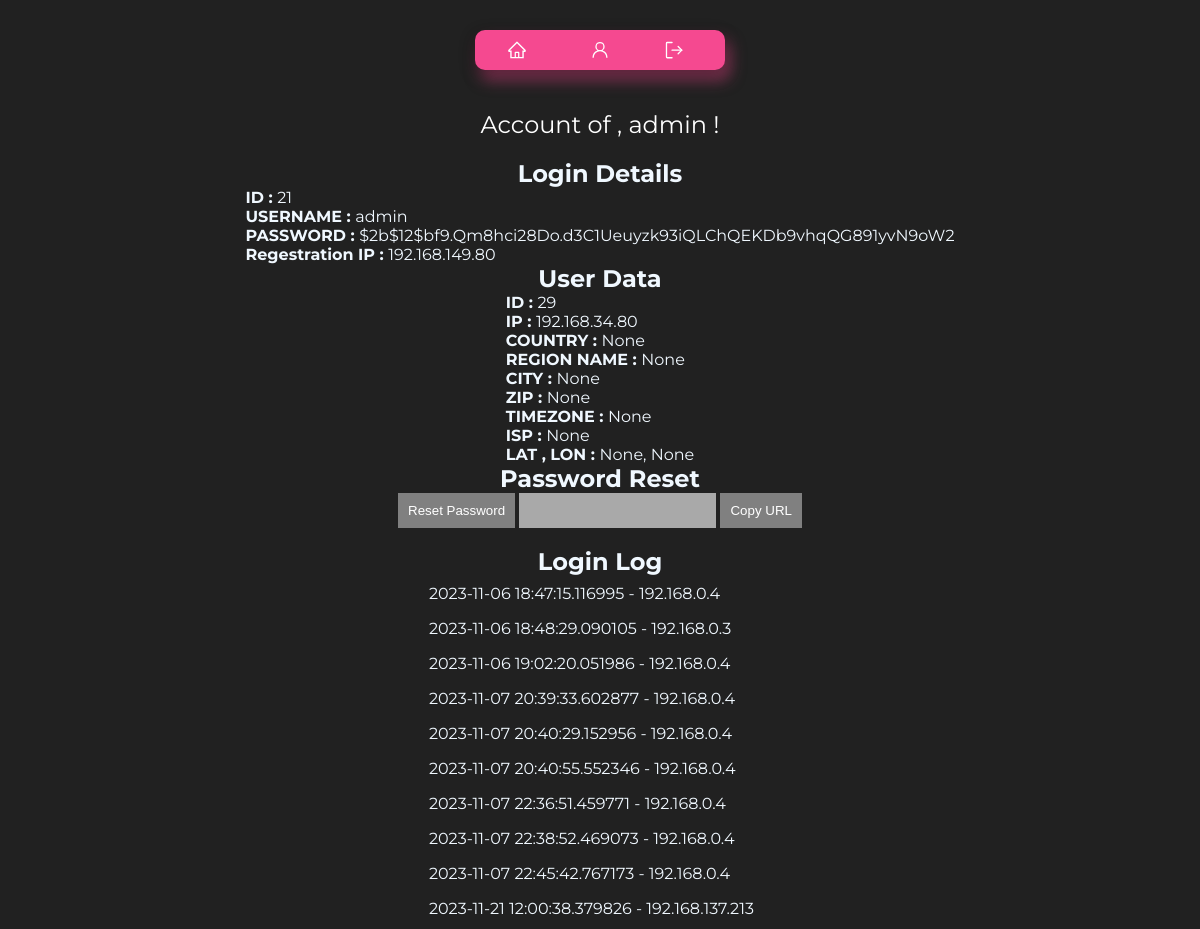
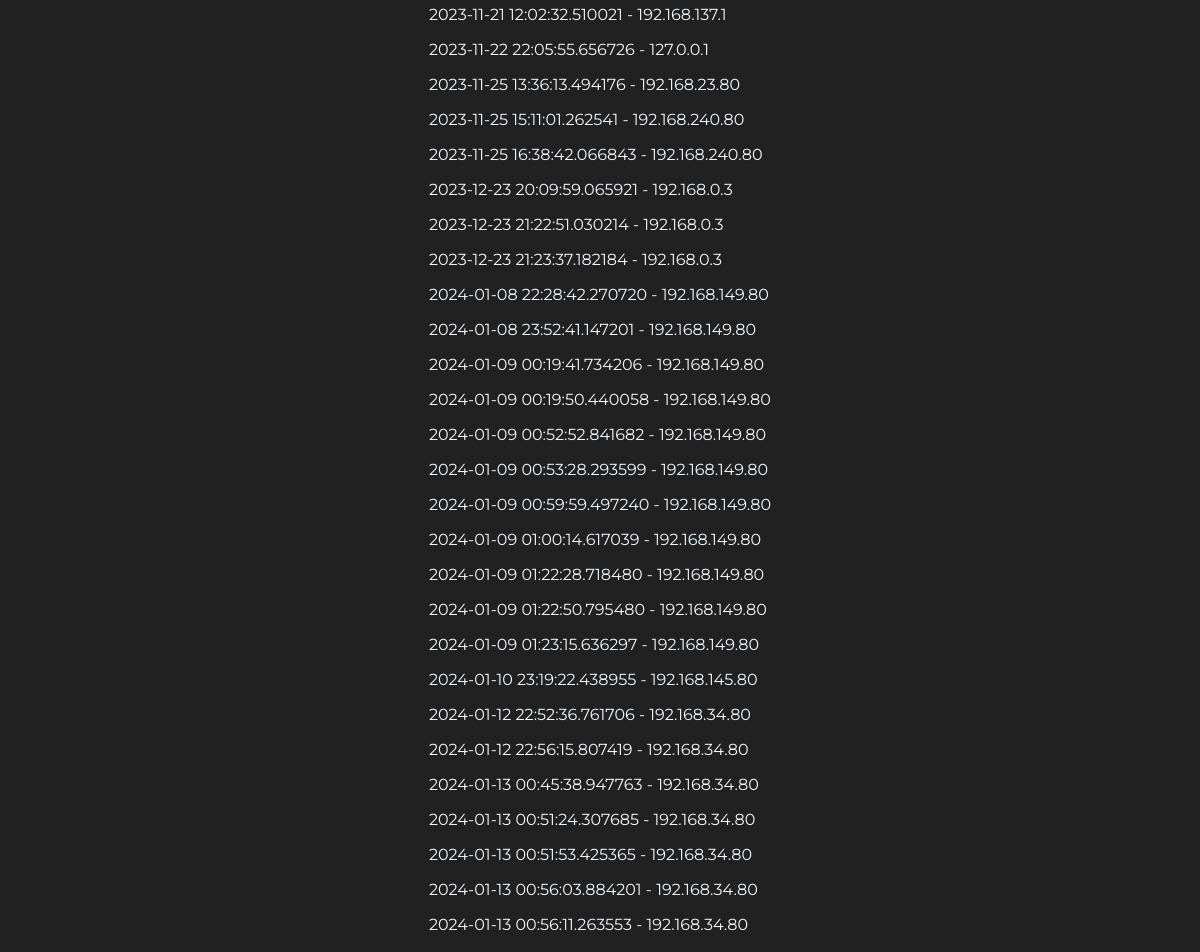
/admin (signed in), run on an earlier commit of the app's database (2 pictures, top to bottom).
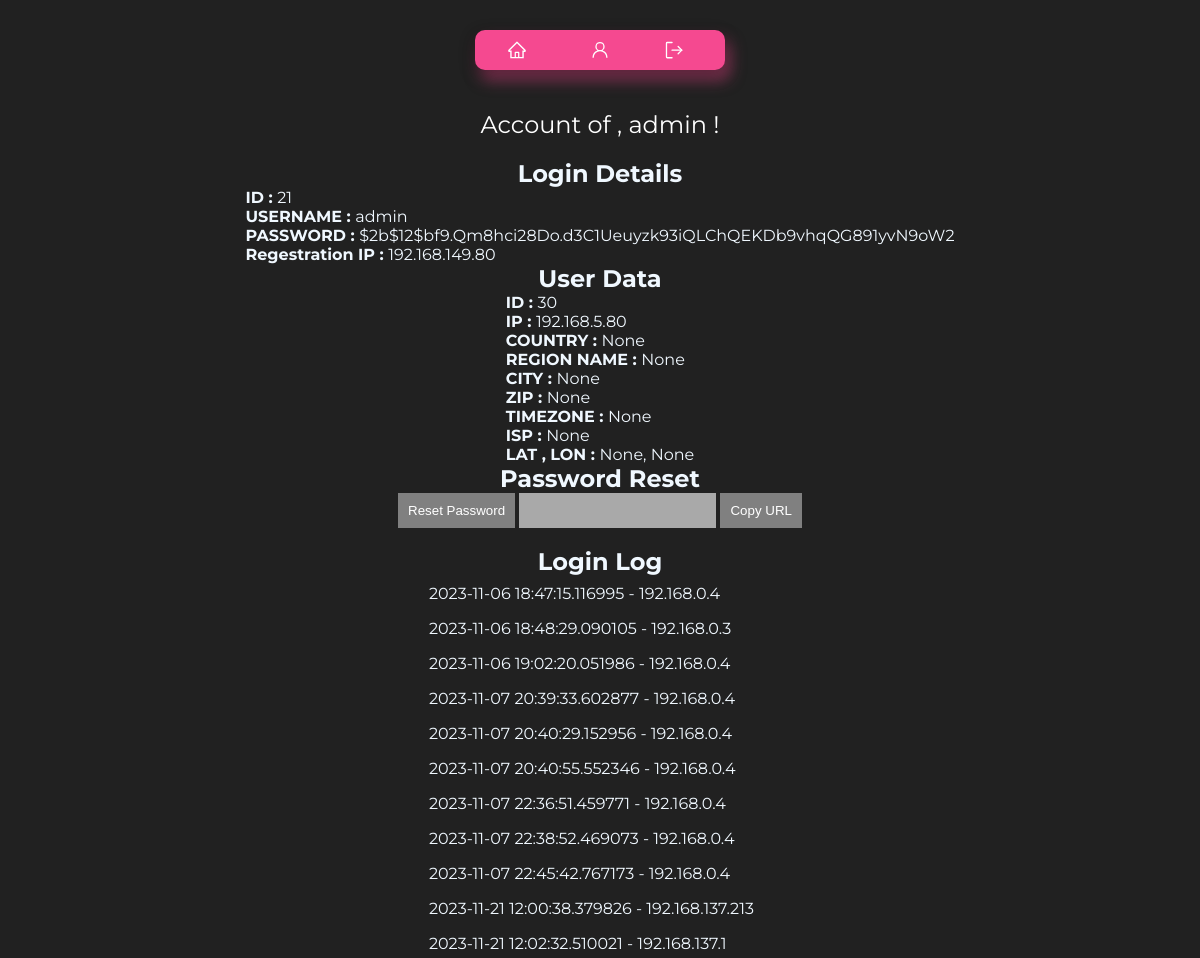
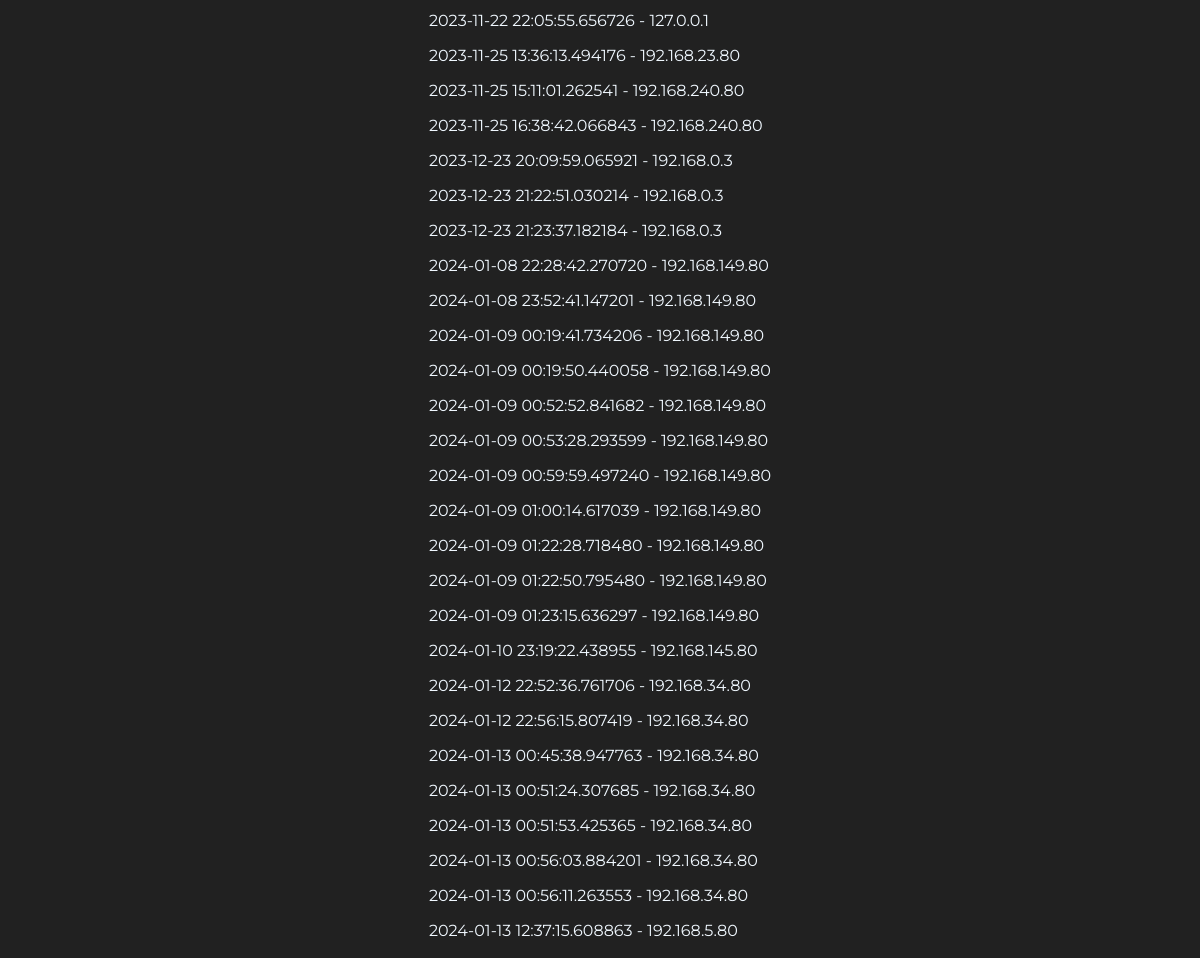
And on a later commit of the database (2 pictures, top to bottom).
### tables this page shows
CREATE TABLE userData (
        id INTEGER PRIMARY KEY,
        username TEXT,
        ip TEXT,
        country TEXT,
        regionname TEXT,
        city TEXT,
        zip TEXT, 
        lat TEXT,
        lon TEXT,
        timezone TEXT,
        isp TEXT
    );

CREATE TABLE loginLog (
        id INTEGER PRIMARY KEY,
        username TEXT,
        ip TEXT,
        timestamp TIMESTAMP DEFAULT CURRENT_TIMESTAMP
    );

### main.py (the view)
@app.route('/<string:username>', methods=['GET'])
def user(username):
    nonce = secrets.token_hex(8)
    if 'username' in session:
        logged_in_username = session['username']
        if logged_in_username == 'admin':
            csp_header['script-src'] = f"'self' 'nonce-{nonce}'"
            username = sanitize_input(username)
            liked_meals = get_liked_Meals_db(username)
            user_data = get_user_data(username)
            user_login_info = get_user(username)
            login_log = get_login_log(username)
            meal = [meal[2] for meal in liked_meals]
            return render_template('admin/user_details.html',
                       username=username,
                       loginDetails=user_login_info,
                       liked_meal_ids=meal,  # Pass the likedMeals data
                       loginLog=login_log,
                       userData=user_data,
                       nonce=nonce)
        return redirect(url_for('account'))  # HTTP 403 Forbidden for non-admin users
    else:
        return redirect(url_for('login'))

### main.py (called while the page is built)
@app.after_request
def set_csp_header(response):
    csp_value = '; '.join([f"{key} {value}" for key, value in csp_header.items()])
    response.headers['Content-Security-Policy'] = csp_value
    return response

@app.after_request
def add_security_headers(response):
    response.headers['X-Frame-Options'] = 'SAMEORIGIN'
    return response

@app.after_request
def add_hsts_header(response):
    response.headers['Strict-Transport-Security'] = 'max-age=31536000; includeSubDomains; preload'
    return response

@app.after_request
def add_content_type_header(response):
    response.headers['X-Content-Type-Options'] = 'nosniff'
    return response

### scripts/check_input.py (called while the page is built)
def sanitize_input(input_string):
    sanitized_input = input_string.strip()
    sanitized_input = re.sub(r'[(;\'"\\)]', '', sanitized_input)
    return sanitized_input

### scripts/db.py (called while the page is built)
def connect():
    conn = sqlite3.connect('database/testdb.db')
    cursor = conn.cursor()
    return conn, cursor

def get_liked_Meals_db(username):
    conn, cursor = connect()
    cursor.execute('SELECT * FROM likedMeals WHERE username = ?', (username,))
    user_liked_meals = cursor.fetchall()
    conn.commit()
    conn.close()
    return user_liked_meals

### templates/admin/user_details.html (shortened to what this page needs)
<!DOCTYPE html>
<html lang="en">
<head>
  <link rel="stylesheet" type="text/css" href="{{ url_for('static', filename='css/account.css') }}">
  <link rel="stylesheet" type="text/css" href="{{ url_for('static', filename='css/template.css') }}" />
  <link rel="stylesheet" type="text/css" href="{{ url_for('static', filename='css/header.css') }}" />
</head>
<body>
  <header>
    <div class="button-container">
      <a class="button" href="/">
      </a>
      <a class="button" href="/admin/dashboard">
      </a>
      <a class="button" href="/logout">
      </a>
    </div>
  </header>
  <div class="user-data">
    <span>Account of , {{ username }} !</span>
  </div>
  <h2>Login Details</h2>
  <div>
    <p><b>ID : </b>{{ loginDetails.id }} <br></p>
    <p><b>USERNAME : </b>{{ loginDetails.username }} <br></p>
    <p><b>PASSWORD : </b>{{ loginDetails.password }} <br></p>
    <p><b>Regestration IP : </b>{{ loginDetails.ip }} <br></p>
  </div>
  <h2>User Data</h2>
  <div>
    <p><b>ID : </b>{{ userData.id }}<br></p>
    <p><b>IP : </b>{{ userData.ip }}<br></p>
    <p><b>COUNTRY : </b>{{ userData.country }}<br></p>
    <p><b>REGION NAME : </b>{{ userData.regionname }}<br></p>
    <p><b>CITY : </b>{{ userData.city }}<br></p>
    <p><b>ZIP : </b>{{ userData.zip }}<br></p>
    <p><b>TIMEZONE : </b>{{ userData.timezone }}<br></p>
    <p><b>ISP : </b>{{ userData.isp }}<br></p>
    <p><b>LAT , LON : </b> {{ userData.lat }}, {{ userData.lon }}<br></p>
  </div>
  <h2>Password Reset</h2>
  <div>
    <button id="resetButton" nonce="{{ nonce }}"
      style="background: gray; border: none; outline: none; padding: 10px; cursor: pointer; color: white;">Reset
      Password</button>
    <input type="text" id="resetUrlField" value="" readonly
      style="background: darkgray; border: none; outline: none; padding: 10px; color: white;">
    <button id="copyUrlButton" nonce="{{ nonce }}"
      style="background: gray; border: none; outline: none; padding: 10px; cursor: pointer; color: white;">Copy
      URL</button>
  </div>
  <br>
  <h2>Login Log</h2>
  <ul>
    {% for log in loginLog %}
    <ul style="padding: 8px;">{{ log.timestamp }} - {{ log.ip }}</ul>
    {% endfor %}
  </ul>
</body>
</html>

What changed in the data, as far as the page shows it:
no longer on this page (row unchanged): userData: id "29", ip "192.168.34.80"
added userData: id "30", ip "192.168.5.80"
added loginLog: timestamp "2024-01-13 12:37:15.608863", ip "192.168.5.80"
